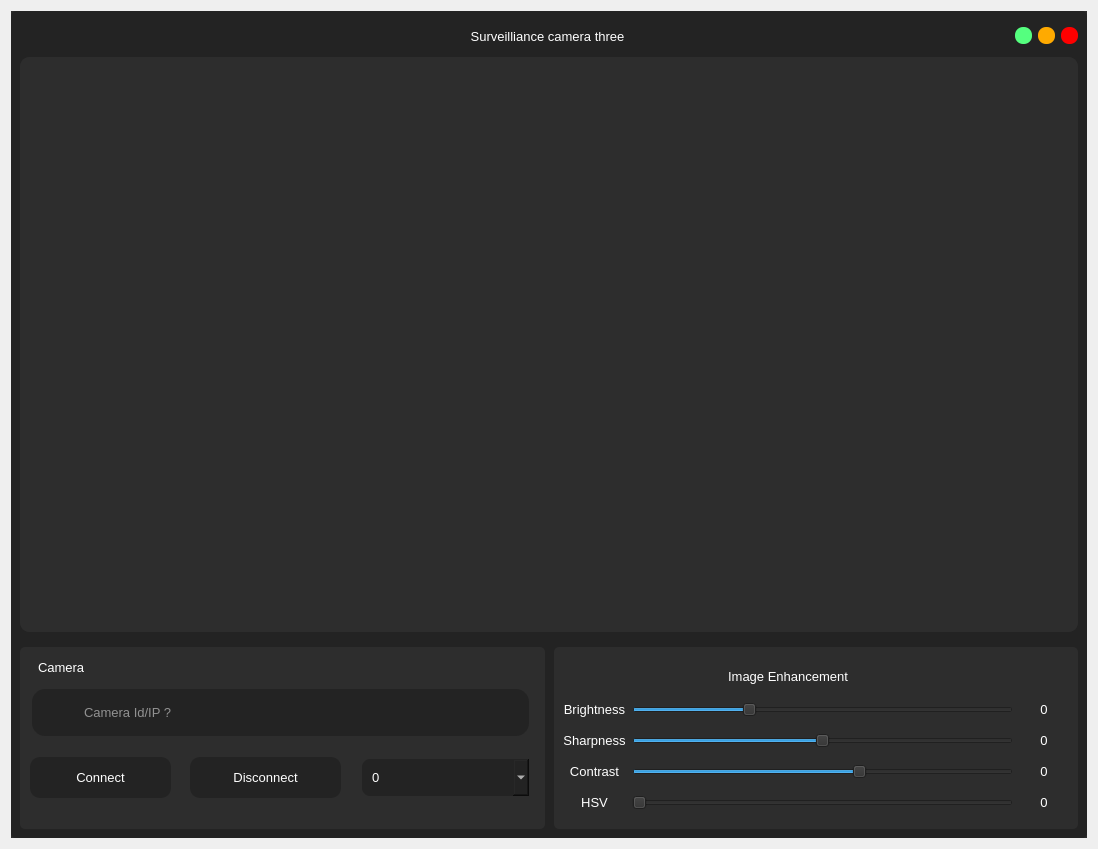
<?xml version="1.0" encoding="UTF-8"?>
<ui version="4.0">
 <class>Dialog</class>
 <widget class="QDialog" name="Dialog">
  <property name="geometry">
   <rect>
    <x>0</x>
    <y>0</y>
    <width>1098</width>
    <height>849</height>
   </rect>
  </property>
  <property name="minimumSize">
   <size>
    <width>1098</width>
    <height>819</height>
   </size>
  </property>
  <property name="maximumSize">
   <size>
    <width>1098</width>
    <height>880</height>
   </size>
  </property>
  <property name="windowTitle">
   <string>Dialog</string>
  </property>
  <layout class="QVBoxLayout" name="verticalLayout">
   <item>
    <widget class="QFrame" name="frame">
     <property name="styleSheet">
      <string notr="true">background-color: rgb(45, 45, 45);</string>
     </property>
     <property name="frameShape">
      <enum>QFrame::NoFrame</enum>
     </property>
     <property name="frameShadow">
      <enum>QFrame::Raised</enum>
     </property>
     <layout class="QVBoxLayout" name="verticalLayout_4">
      <property name="spacing">
       <number>0</number>
      </property>
      <property name="leftMargin">
       <number>0</number>
      </property>
      <property name="topMargin">
       <number>0</number>
      </property>
      <property name="rightMargin">
       <number>0</number>
      </property>
      <property name="bottomMargin">
       <number>0</number>
      </property>
      <item>
       <widget class="QFrame" name="frame_2">
        <property name="styleSheet">
         <string notr="true">QFrame{
	background-color: rgb(35, 35, 35);
	border-radius:5px;
}</string>
        </property>
        <property name="frameShape">
         <enum>QFrame::NoFrame</enum>
        </property>
        <property name="frameShadow">
         <enum>QFrame::Raised</enum>
        </property>
        <layout class="QVBoxLayout" name="verticalLayout_2">
         <property name="leftMargin">
          <number>0</number>
         </property>
         <property name="topMargin">
          <number>0</number>
         </property>
         <property name="rightMargin">
          <number>0</number>
         </property>
         <property name="bottomMargin">
          <number>0</number>
         </property>
         <item>
          <widget class="QFrame" name="frame_3">
           <property name="minimumSize">
            <size>
             <width>0</width>
             <height>40</height>
            </size>
           </property>
           <property name="maximumSize">
            <size>
             <width>16777215</width>
             <height>30</height>
            </size>
           </property>
           <property name="frameShape">
            <enum>QFrame::NoFrame</enum>
           </property>
           <property name="frameShadow">
            <enum>QFrame::Raised</enum>
           </property>
           <layout class="QHBoxLayout" name="horizontalLayout">
            <property name="topMargin">
             <number>0</number>
            </property>
            <property name="bottomMargin">
             <number>0</number>
            </property>
            <item>
             <widget class="QLabel" name="label">
              <property name="minimumSize">
               <size>
                <width>60</width>
                <height>0</height>
               </size>
              </property>
              <property name="maximumSize">
               <size>
                <width>60</width>
                <height>16777215</height>
               </size>
              </property>
              <property name="text">
               <string/>
              </property>
              <property name="pixmap">
               <pixmap resource="../resource/asset.qrc">:/icons/asset/video.svg</pixmap>
              </property>
             </widget>
            </item>
            <item>
             <widget class="QLabel" name="label_2">
              <property name="font">
               <font>
                <family>Arial</family>
                <pointsize>10</pointsize>
               </font>
              </property>
              <property name="styleSheet">
               <string notr="true">QLabel{
	color: rgb(255, 255, 255);
}</string>
              </property>
              <property name="text">
               <string>Surveilliance camera three</string>
              </property>
              <property name="alignment">
               <set>Qt::AlignCenter</set>
              </property>
             </widget>
            </item>
            <item>
             <widget class="QPushButton" name="btn_minimize">
              <property name="minimumSize">
               <size>
                <width>16</width>
                <height>16</height>
               </size>
              </property>
              <property name="maximumSize">
               <size>
                <width>17</width>
                <height>17</height>
               </size>
              </property>
              <property name="styleSheet">
               <string notr="true">QPushButton{
	background-color: rgb(85, 255, 127);
	border:none;
	border-radius: 8px;
}

QPushButton:hover{	
	background-color: rgba(85, 255, 127,150);
	
}</string>
              </property>
              <property name="text">
               <string/>
              </property>
             </widget>
            </item>
            <item>
             <widget class="QPushButton" name="btn_maximize">
              <property name="minimumSize">
               <size>
                <width>16</width>
                <height>16</height>
               </size>
              </property>
              <property name="maximumSize">
               <size>
                <width>17</width>
                <height>17</height>
               </size>
              </property>
              <property name="styleSheet">
               <string notr="true">QPushButton{
	
	background-color: rgb(255, 170, 0);
	border:none;
	border-radius: 8px;
}

QPushButton:hover{	
	background-color: rgba(255, 170, 0,150);
	
}</string>
              </property>
              <property name="text">
               <string/>
              </property>
             </widget>
            </item>
            <item>
             <widget class="QPushButton" name="btn_close">
              <property name="minimumSize">
               <size>
                <width>16</width>
                <height>16</height>
               </size>
              </property>
              <property name="maximumSize">
               <size>
                <width>17</width>
                <height>17</height>
               </size>
              </property>
              <property name="styleSheet">
               <string notr="true">QPushButton{
	background-color: rgb(255, 0, 0);
	border:none;
	border-radius: 8px;
}

QPushButton:hover{	
	background-color: rgba(255, 0, 0,150);
	
}</string>
              </property>
              <property name="text">
               <string/>
              </property>
             </widget>
            </item>
           </layout>
          </widget>
         </item>
         <item>
          <widget class="QFrame" name="frame_4">
           <property name="frameShape">
            <enum>QFrame::NoFrame</enum>
           </property>
           <property name="frameShadow">
            <enum>QFrame::Raised</enum>
           </property>
           <layout class="QVBoxLayout" name="verticalLayout_3">
            <property name="leftMargin">
             <number>9</number>
            </property>
            <property name="topMargin">
             <number>0</number>
            </property>
            <property name="rightMargin">
             <number>9</number>
            </property>
            <property name="bottomMargin">
             <number>0</number>
            </property>
            <item>
             <widget class="QFrame" name="camera_view">
              <property name="minimumSize">
               <size>
                <width>0</width>
                <height>400</height>
               </size>
              </property>
              <property name="styleSheet">
               <string notr="true">QFrame{
	border-radius:10px;
	background-color: rgb(45, 45, 45);
}</string>
              </property>
              <property name="frameShape">
               <enum>QFrame::NoFrame</enum>
              </property>
              <property name="frameShadow">
               <enum>QFrame::Raised</enum>
              </property>
              <layout class="QVBoxLayout" name="verticalLayout_5">
               <property name="spacing">
                <number>6</number>
               </property>
               <property name="leftMargin">
                <number>0</number>
               </property>
               <property name="topMargin">
                <number>0</number>
               </property>
               <property name="rightMargin">
                <number>0</number>
               </property>
               <property name="bottomMargin">
                <number>0</number>
               </property>
               <item>
                <widget class="QLabel" name="camera_feeds">
                 <property name="font">
                  <font>
                   <family>Arial</family>
                   <pointsize>12</pointsize>
                  </font>
                 </property>
                 <property name="styleSheet">
                  <string notr="true">QLabel{
	color: rgb(255, 255, 255);
	border-radius:10px;
	background-color: rgb(45, 45, 45);
}</string>
                 </property>
                 <property name="text">
                  <string/>
                 </property>
                 <property name="pixmap">
                  <pixmap resource="../resource/asset.qrc">:/icons/asset/camera-off.svg</pixmap>
                 </property>
                 <property name="alignment">
                  <set>Qt::AlignCenter</set>
                 </property>
                </widget>
               </item>
              </layout>
             </widget>
            </item>
           </layout>
          </widget>
         </item>
         <item>
          <widget class="QFrame" name="frame_5">
           <property name="maximumSize">
            <size>
             <width>16777215</width>
             <height>200</height>
            </size>
           </property>
           <property name="frameShape">
            <enum>QFrame::NoFrame</enum>
           </property>
           <property name="frameShadow">
            <enum>QFrame::Raised</enum>
           </property>
           <layout class="QHBoxLayout" name="horizontalLayout_2">
            <property name="spacing">
             <number>9</number>
            </property>
            <property name="leftMargin">
             <number>9</number>
            </property>
            <item>
             <widget class="QFrame" name="frame_6">
              <property name="minimumSize">
               <size>
                <width>525</width>
                <height>0</height>
               </size>
              </property>
              <property name="maximumSize">
               <size>
                <width>520</width>
                <height>16777215</height>
               </size>
              </property>
              <property name="styleSheet">
               <string notr="true">
QFrame{
	background-color: rgb(45, 45, 45);
	border-radius:5px;
}</string>
              </property>
              <property name="frameShape">
               <enum>QFrame::StyledPanel</enum>
              </property>
              <property name="frameShadow">
               <enum>QFrame::Raised</enum>
              </property>
              <widget class="QLabel" name="label_28">
               <property name="geometry">
                <rect>
                 <x>20</x>
                 <y>50</y>
                 <width>41</width>
                 <height>31</height>
                </rect>
               </property>
               <property name="styleSheet">
                <string notr="true">background-color: rgb(35,35,35);</string>
               </property>
               <property name="text">
                <string/>
               </property>
               <property name="pixmap">
                <pixmap resource="../resource/asset.qrc">:/icons/asset/video.svg</pixmap>
               </property>
              </widget>
              <widget class="QPushButton" name="btn_exit_cam_connect">
               <property name="geometry">
                <rect>
                 <x>10</x>
                 <y>110</y>
                 <width>141</width>
                 <height>41</height>
                </rect>
               </property>
               <property name="font">
                <font>
                 <pointsize>10</pointsize>
                </font>
               </property>
               <property name="styleSheet">
                <string notr="true">QPushButton{
	color: rgb(255, 255, 255);
	background-color: rgb(35, 35, 35);
	border:none;
	border-radius: 10px;
}

QPushButton:hover{
	border-radius: 20px;
}

QPushButton:pressed{
	border: 2px solid rgb(255,255,255);	
}</string>
               </property>
               <property name="text">
                <string>Connect</string>
               </property>
               <property name="icon">
                <iconset resource="../resource/asset.qrc">
                 <normaloff>:/icons/asset/video.svg</normaloff>:/icons/asset/video.svg</iconset>
               </property>
               <property name="iconSize">
                <size>
                 <width>30</width>
                 <height>30</height>
                </size>
               </property>
               <property name="flat">
                <bool>true</bool>
               </property>
              </widget>
              <widget class="QLineEdit" name="exit_cam_ip">
               <property name="geometry">
                <rect>
                 <x>10</x>
                 <y>40</y>
                 <width>501</width>
                 <height>51</height>
                </rect>
               </property>
               <property name="font">
                <font>
                 <pointsize>10</pointsize>
                </font>
               </property>
               <property name="styleSheet">
                <string notr="true">QLineEdit{
    background-color: rgb(35,35,35);
	color: rgb(255, 255, 255);
	border: 2px solid  rgb(45, 45, 45);
	border-radius:15px;
	padding-left: 50px;
}

QLineEdit:hover{
	border:2px solid rgb(35, 35, 35);
}

QLineEdit:focus{
	border:2px solid rgb(255, 255, 255);
}</string>
               </property>
               <property name="placeholderText">
                <string>Camera Id/IP ?</string>
               </property>
               <property name="clearButtonEnabled">
                <bool>true</bool>
               </property>
              </widget>
              <widget class="QComboBox" name="exit_comboBox">
               <property name="geometry">
                <rect>
                 <x>340</x>
                 <y>110</y>
                 <width>171</width>
                 <height>41</height>
                </rect>
               </property>
               <property name="minimumSize">
                <size>
                 <width>0</width>
                 <height>41</height>
                </size>
               </property>
               <property name="maximumSize">
                <size>
                 <width>16777215</width>
                 <height>41</height>
                </size>
               </property>
               <property name="font">
                <font>
                 <pointsize>10</pointsize>
                </font>
               </property>
               <property name="styleSheet">
                <string notr="true">QComboBox{
	background-color: rgb(35,35,35);
	color: rgb(255, 255, 255);
	border: 2px solid rgb(45, 45, 45);
	padding-left:10px;
	border-radius: 10px;
}</string>
               </property>
               <property name="frame">
                <bool>false</bool>
               </property>
               <item>
                <property name="text">
                 <string>0</string>
                </property>
               </item>
               <item>
                <property name="text">
                 <string>1</string>
                </property>
               </item>
               <item>
                <property name="text">
                 <string>2</string>
                </property>
               </item>
               <item>
                <property name="text">
                 <string>3</string>
                </property>
               </item>
               <item>
                <property name="text">
                 <string>4</string>
                </property>
               </item>
               <item>
                <property name="text">
                 <string>5</string>
                </property>
               </item>
              </widget>
              <widget class="QPushButton" name="btn_exit_cam_disconect">
               <property name="geometry">
                <rect>
                 <x>170</x>
                 <y>110</y>
                 <width>151</width>
                 <height>41</height>
                </rect>
               </property>
               <property name="font">
                <font>
                 <pointsize>10</pointsize>
                </font>
               </property>
               <property name="styleSheet">
                <string notr="true">QPushButton{
	color: rgb(255, 255, 255);
	background-color: rgb(35, 35, 35);
	border:none;
	border-radius: 10px;
}

QPushButton:hover{
	border-radius: 20px;
}

QPushButton:pressed{
	border: 2px solid rgb(255,255,255);	
}</string>
               </property>
               <property name="text">
                <string>Disconnect</string>
               </property>
               <property name="icon">
                <iconset resource="../resource/asset.qrc">
                 <normaloff>:/icons/asset/video-off.svg</normaloff>:/icons/asset/video-off.svg</iconset>
               </property>
               <property name="iconSize">
                <size>
                 <width>30</width>
                 <height>30</height>
                </size>
               </property>
               <property name="flat">
                <bool>true</bool>
               </property>
              </widget>
              <widget class="QLabel" name="label_15">
               <property name="geometry">
                <rect>
                 <x>10</x>
                 <y>10</y>
                 <width>451</width>
                 <height>20</height>
                </rect>
               </property>
               <property name="minimumSize">
                <size>
                 <width>0</width>
                 <height>20</height>
                </size>
               </property>
               <property name="maximumSize">
                <size>
                 <width>16777215</width>
                 <height>20</height>
                </size>
               </property>
               <property name="font">
                <font>
                 <family>Arial</family>
                 <pointsize>10</pointsize>
                </font>
               </property>
               <property name="styleSheet">
                <string notr="true">color: rgb(255, 255, 255);
padding-left:5px;</string>
               </property>
               <property name="text">
                <string>Camera </string>
               </property>
               <property name="alignment">
                <set>Qt::AlignLeading|Qt::AlignLeft|Qt::AlignVCenter</set>
               </property>
              </widget>
              <zorder>btn_exit_cam_connect</zorder>
              <zorder>exit_cam_ip</zorder>
              <zorder>exit_comboBox</zorder>
              <zorder>btn_exit_cam_disconect</zorder>
              <zorder>label_28</zorder>
              <zorder>label_15</zorder>
             </widget>
            </item>
            <item>
             <widget class="QFrame" name="frame_7">
              <property name="maximumSize">
               <size>
                <width>525</width>
                <height>16777215</height>
               </size>
              </property>
              <property name="styleSheet">
               <string notr="true">QFrame{
	background-color: rgb(45, 45, 45);
	border-radius:5px;
}</string>
              </property>
              <property name="frameShape">
               <enum>QFrame::NoFrame</enum>
              </property>
              <property name="frameShadow">
               <enum>QFrame::Raised</enum>
              </property>
              <layout class="QGridLayout" name="gridLayout">
               <item row="0" column="0" colspan="2">
                <widget class="QLabel" name="label_14">
                 <property name="minimumSize">
                  <size>
                   <width>0</width>
                   <height>20</height>
                  </size>
                 </property>
                 <property name="maximumSize">
                  <size>
                   <width>16777215</width>
                   <height>20</height>
                  </size>
                 </property>
                 <property name="font">
                  <font>
                   <family>Arial</family>
                   <pointsize>10</pointsize>
                  </font>
                 </property>
                 <property name="styleSheet">
                  <string notr="true">color: rgb(255, 255, 255);</string>
                 </property>
                 <property name="text">
                  <string>Image Enhancement</string>
                 </property>
                 <property name="alignment">
                  <set>Qt::AlignCenter</set>
                 </property>
                </widget>
               </item>
               <item row="1" column="0">
                <widget class="QLabel" name="entry_dilation_label">
                 <property name="font">
                  <font>
                   <family>Arial</family>
                   <pointsize>10</pointsize>
                   <weight>50</weight>
                   <bold>false</bold>
                  </font>
                 </property>
                 <property name="styleSheet">
                  <string notr="true">QLabel{
	color: rgb(255, 255, 255);
	background-color: rgb(45, 45, 45);
	border-radius: 10px;
}</string>
                 </property>
                 <property name="text">
                  <string>Brightness</string>
                 </property>
                 <property name="alignment">
                  <set>Qt::AlignCenter</set>
                 </property>
                </widget>
               </item>
               <item row="1" column="1">
                <widget class="QSlider" name="brightness">
                 <property name="toolTip">
                  <string/>
                 </property>
                 <property name="maximum">
                  <number>100</number>
                 </property>
                 <property name="value">
                  <number>30</number>
                 </property>
                 <property name="orientation">
                  <enum>Qt::Horizontal</enum>
                 </property>
                </widget>
               </item>
               <item row="1" column="2">
                <widget class="QLabel" name="brightness_value">
                 <property name="minimumSize">
                  <size>
                   <width>50</width>
                   <height>0</height>
                  </size>
                 </property>
                 <property name="font">
                  <font>
                   <family>Arial</family>
                   <pointsize>10</pointsize>
                   <weight>50</weight>
                   <bold>false</bold>
                  </font>
                 </property>
                 <property name="styleSheet">
                  <string notr="true">QLabel{
	color: rgb(255, 255, 255);
	background-color: rgb(45, 45, 45);
	border-radius: 10px;
}</string>
                 </property>
                 <property name="text">
                  <string>0</string>
                 </property>
                 <property name="alignment">
                  <set>Qt::AlignCenter</set>
                 </property>
                </widget>
               </item>
               <item row="2" column="0">
                <widget class="QLabel" name="entry_erosion_label">
                 <property name="font">
                  <font>
                   <family>Arial</family>
                   <pointsize>10</pointsize>
                   <weight>50</weight>
                   <bold>false</bold>
                  </font>
                 </property>
                 <property name="styleSheet">
                  <string notr="true">QLabel{
	color: rgb(255, 255, 255);
	background-color: rgb(45, 45, 45);
	border-radius: 10px;
}</string>
                 </property>
                 <property name="text">
                  <string>Sharpness</string>
                 </property>
                 <property name="alignment">
                  <set>Qt::AlignCenter</set>
                 </property>
                </widget>
               </item>
               <item row="2" column="1">
                <widget class="QSlider" name="sharpness">
                 <property name="maximum">
                  <number>100</number>
                 </property>
                 <property name="singleStep">
                  <number>1</number>
                 </property>
                 <property name="value">
                  <number>50</number>
                 </property>
                 <property name="orientation">
                  <enum>Qt::Horizontal</enum>
                 </property>
                </widget>
               </item>
               <item row="2" column="2">
                <widget class="QLabel" name="sharpness_value">
                 <property name="minimumSize">
                  <size>
                   <width>50</width>
                   <height>0</height>
                  </size>
                 </property>
                 <property name="font">
                  <font>
                   <family>Arial</family>
                   <pointsize>10</pointsize>
                   <weight>50</weight>
                   <bold>false</bold>
                  </font>
                 </property>
                 <property name="styleSheet">
                  <string notr="true">QLabel{
	color: rgb(255, 255, 255);
	background-color: rgb(45, 45, 45);
	border-radius: 10px;
}</string>
                 </property>
                 <property name="text">
                  <string>0</string>
                 </property>
                 <property name="alignment">
                  <set>Qt::AlignCenter</set>
                 </property>
                </widget>
               </item>
               <item row="3" column="0">
                <widget class="QLabel" name="entry_blur_label">
                 <property name="font">
                  <font>
                   <family>Arial</family>
                   <pointsize>10</pointsize>
                   <weight>50</weight>
                   <bold>false</bold>
                  </font>
                 </property>
                 <property name="styleSheet">
                  <string notr="true">QLabel{
	color: rgb(255, 255, 255);
	background-color: rgb(45, 45, 45);
	border-radius: 10px;
}</string>
                 </property>
                 <property name="text">
                  <string>Contrast</string>
                 </property>
                 <property name="alignment">
                  <set>Qt::AlignCenter</set>
                 </property>
                </widget>
               </item>
               <item row="3" column="1">
                <widget class="QSlider" name="contrast">
                 <property name="maximum">
                  <number>100</number>
                 </property>
                 <property name="value">
                  <number>60</number>
                 </property>
                 <property name="orientation">
                  <enum>Qt::Horizontal</enum>
                 </property>
                </widget>
               </item>
               <item row="3" column="2">
                <widget class="QLabel" name="contrast_value">
                 <property name="minimumSize">
                  <size>
                   <width>50</width>
                   <height>0</height>
                  </size>
                 </property>
                 <property name="font">
                  <font>
                   <family>Arial</family>
                   <pointsize>10</pointsize>
                   <weight>50</weight>
                   <bold>false</bold>
                  </font>
                 </property>
                 <property name="styleSheet">
                  <string notr="true">QLabel{
	color: rgb(255, 255, 255);
	background-color: rgb(45, 45, 45);
	border-radius: 10px;
}</string>
                 </property>
                 <property name="text">
                  <string>0</string>
                 </property>
                 <property name="alignment">
                  <set>Qt::AlignCenter</set>
                 </property>
                </widget>
               </item>
               <item row="4" column="0">
                <widget class="QLabel" name="entry_unimp_label">
                 <property name="font">
                  <font>
                   <family>Arial</family>
                   <pointsize>10</pointsize>
                   <weight>50</weight>
                   <bold>false</bold>
                  </font>
                 </property>
                 <property name="styleSheet">
                  <string notr="true">QLabel{
	color: rgb(255, 255, 255);
	background-color: rgb(45, 45, 45);
	border-radius: 10px;
}</string>
                 </property>
                 <property name="text">
                  <string>HSV</string>
                 </property>
                 <property name="alignment">
                  <set>Qt::AlignCenter</set>
                 </property>
                </widget>
               </item>
               <item row="4" column="1">
                <widget class="QSlider" name="hsv">
                 <property name="maximum">
                  <number>500</number>
                 </property>
                 <property name="orientation">
                  <enum>Qt::Horizontal</enum>
                 </property>
                </widget>
               </item>
               <item row="4" column="2">
                <widget class="QLabel" name="hsv_value">
                 <property name="minimumSize">
                  <size>
                   <width>50</width>
                   <height>0</height>
                  </size>
                 </property>
                 <property name="font">
                  <font>
                   <family>Arial</family>
                   <pointsize>10</pointsize>
                   <weight>50</weight>
                   <bold>false</bold>
                  </font>
                 </property>
                 <property name="styleSheet">
                  <string notr="true">QLabel{
	color: rgb(255, 255, 255);
	background-color: rgb(45, 45, 45);
	border-radius: 10px;
}</string>
                 </property>
                 <property name="text">
                  <string>0</string>
                 </property>
                 <property name="alignment">
                  <set>Qt::AlignCenter</set>
                 </property>
                </widget>
               </item>
              </layout>
             </widget>
            </item>
           </layout>
          </widget>
         </item>
        </layout>
       </widget>
      </item>
     </layout>
    </widget>
   </item>
  </layout>
 </widget>
 <resources>
  <include location="../resource/asset.qrc"/>
 </resources>
 <connections/>
</ui>
